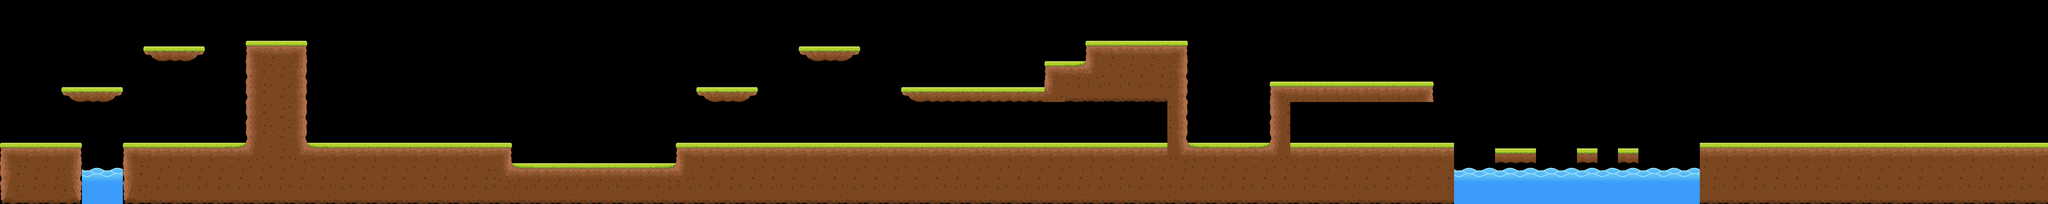

A 2D game scene composited from a Tiled map and its tileset images. What follows is a short description and the map's XML, with each tile layer's data collapsed to a summary:
An orthogonal 100x10 tile map with 128x128 px tiles, 1 tile layer (Слой тайлов 1), 2 tilesets and 95 objects (48x Окружение, 28x Блок коллизии, 11x Противник, 3x Линия события, Игрок, ...).

<map version="1.0" orientation="orthogonal" renderorder="left-up" width="100" height="10" tilewidth="128" tileheight="128" nextobjectid="148">
 <tileset firstgid="1" name="Тайлы" tilewidth="128" tileheight="128" tilecount="27" columns="9">
  <image source="Images/tileset.png" width="1152" height="384" />
 </tileset>
 <tileset firstgid="28" name="Окружение" tilewidth="282" tileheight="301" tilecount="13" columns="0">
  <tile id="16">
   <image width="133" height="65" source="Images/Environment/Green_grass.png" />
  </tile>
  <tile id="17">
   <image width="133" height="65" source="Images/Environment/Yellow_grass.png" />
  </tile>
  <tile id="18">
   <image width="73" height="47" source="Images/Environment/Green_bush.png" />
  </tile>
  <tile id="19">
   <image width="73" height="46" source="Images/Environment/Yellow_bush.png" />
  </tile>
  <tile id="20">
   <image width="77" height="77" source="Images/Environment/Box.png" />
  </tile>
  <tile id="21">
   <image width="50" height="41" source="Images/Environment/Orange_mushroom.png" />
  </tile>
  <tile id="22">
   <image width="49" height="41" source="Images/Environment/Red_mushroom.png" />
  </tile>
  <tile id="23">
   <image width="63" height="65" source="Images/Environment/Sign_1.png" />
  </tile>
  <tile id="24">
   <image width="62" height="64" source="Images/Environment/Sign_2.png" />
  </tile>
  <tile id="25">
   <image width="90" height="54" source="Images/Environment/Stone.png" />
  </tile>
  <tile id="26">
   <image width="116" height="44" source="Images/Environment/Stump.png" />
  </tile>
  <tile id="27">
   <image width="282" height="301" source="Images/Environment/Green_tree.png" />
  </tile>
  <tile id="28">
   <image width="282" height="275" source="Images/Environment/Yellow_tree.png" />
  </tile>
 </tileset>
 <layer name="Слой тайлов 1" width="100" height="10">
  <data>[1000 cells, 347 non-empty, 18 distinct tile ids]</data>
 </layer>
 <objectgroup name="Коллизия">
  <object id="1" name="Левая граница карты" type="Блок коллизии" x="0" y="0" width="1" height="896">
   <properties>
    <property name="bottomCollision" type="bool" value="true" />
    <property name="leftCollision" type="bool" value="true" />
    <property name="rightCollision" type="bool" value="true" />
    <property name="topCollision" type="bool" value="true" />
   </properties>
  </object>
  <object id="2" name="Правая граница карты" type="Блок коллизии" x="12800" y="0" width="1" height="896">
   <properties>
    <property name="bottomCollision" type="bool" value="true" />
    <property name="leftCollision" type="bool" value="true" />
    <property name="rightCollision" type="bool" value="true" />
    <property name="topCollision" type="bool" value="true" />
   </properties>
  </object>
  <object id="5" type="Блок коллизии" x="0" y="916" width="512" height="364">
   <properties>
    <property name="bottomCollision" type="bool" value="true" />
    <property name="leftCollision" type="bool" value="true" />
    <property name="rightCollision" type="bool" value="true" />
    <property name="topCollision" type="bool" value="true" />
   </properties>
  </object>
  <object id="6" type="Блок коллизии" x="768" y="916" width="2418.49" height="364">
   <properties>
    <property name="bottomCollision" type="bool" value="true" />
    <property name="leftCollision" type="bool" value="true" />
    <property name="rightCollision" type="bool" value="true" />
    <property name="topCollision" type="bool" value="true" />
   </properties>
  </object>
  <object id="7" type="Блок коллизии" x="1536" y="276" width="384" height="640">
   <properties>
    <property name="bottomCollision" type="bool" value="true" />
    <property name="leftCollision" type="bool" value="true" />
    <property name="rightCollision" type="bool" value="true" />
    <property name="topCollision" type="bool" value="true" />
   </properties>
  </object>
  <object id="8" type="Блок коллизии" x="384" y="566" width="384" height="30">
   <properties>
    <property name="bottomCollision" type="bool" value="true" />
    <property name="leftCollision" type="bool" value="true" />
    <property name="rightCollision" type="bool" value="true" />
    <property name="topCollision" type="bool" value="true" />
   </properties>
  </object>
  <object id="9" type="Блок коллизии" x="895" y="310" width="384" height="30">
   <properties>
    <property name="bottomCollision" type="bool" value="true" />
    <property name="leftCollision" type="bool" value="true" />
    <property name="rightCollision" type="bool" value="true" />
    <property name="topCollision" type="bool" value="true" />
   </properties>
  </object>
  <object id="23" type="Блок коллизии" x="1129" y="864" width="66" height="39">
   <properties>
    <property name="bottomCollision" type="bool" value="true" />
    <property name="leftCollision" type="bool" value="false" />
    <property name="rightCollision" type="bool" value="false" />
    <property name="topCollision" type="bool" value="true" />
   </properties>
  </object>
  <object id="50" type="Блок коллизии" x="440" y="597" width="270" height="30">
   <properties>
    <property name="bottomCollision" type="bool" value="true" />
    <property name="leftCollision" type="bool" value="true" />
    <property name="rightCollision" type="bool" value="true" />
    <property name="topCollision" type="bool" value="true" />
   </properties>
  </object>
  <object id="51" type="Блок коллизии" x="952" y="340" width="270" height="30">
   <properties>
    <property name="bottomCollision" type="bool" value="true" />
    <property name="leftCollision" type="bool" value="true" />
    <property name="rightCollision" type="bool" value="true" />
    <property name="topCollision" type="bool" value="true" />
   </properties>
  </object>
  <object id="106" type="Блок коллизии" x="3202.13" y="1044.12" width="1019.11" height="226.283">
   <properties>
    <property name="bottomCollision" type="bool" value="true" />
    <property name="leftCollision" type="bool" value="true" />
    <property name="rightCollision" type="bool" value="true" />
    <property name="topCollision" type="bool" value="true" />
   </properties>
  </object>
  <object id="107" type="Блок коллизии" x="4228.34" y="906.405" width="4848.52" height="364">
   <properties>
    <property name="bottomCollision" type="bool" value="true" />
    <property name="leftCollision" type="bool" value="true" />
    <property name="rightCollision" type="bool" value="true" />
    <property name="topCollision" type="bool" value="true" />
   </properties>
  </object>
  <object id="108" type="Блок коллизии" x="10632.2" y="906.405" width="2165.27" height="364">
   <properties>
    <property name="bottomCollision" type="bool" value="true" />
    <property name="leftCollision" type="bool" value="true" />
    <property name="rightCollision" type="bool" value="true" />
    <property name="topCollision" type="bool" value="true" />
   </properties>
  </object>
  <object id="109" type="Блок коллизии" x="4352.65" y="565.291" width="384" height="30">
   <properties>
    <property name="bottomCollision" type="bool" value="true" />
    <property name="leftCollision" type="bool" value="true" />
    <property name="rightCollision" type="bool" value="true" />
    <property name="topCollision" type="bool" value="true" />
   </properties>
  </object>
  </objectgroup>
 <objectgroup name="Окружение">
  <!-- 67 objects omitted --></objectgroup>
 <objectgroup name="Движущиеся">
  <!-- 19 objects omitted --></objectgroup>
 <objectgroup name="Линии смерти">
  <!-- 4 objects omitted --></objectgroup>
 <objectgroup name="Линии событий">
  <!-- 3 objects omitted --></objectgroup>
</map>
<!-- 81 of 95 objects omitted -->
